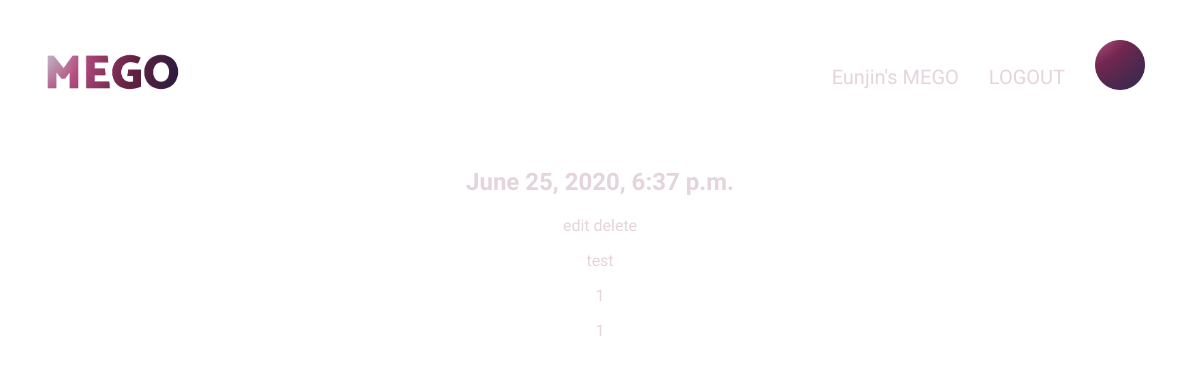
/MEgo/1/ (signed in), run on an earlier commit of the app's database.
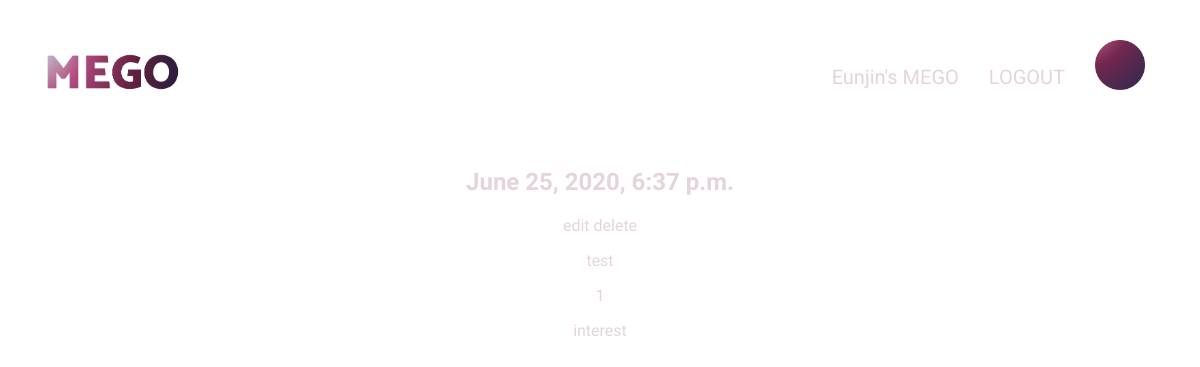
And on a later commit of the database.
### MEgo/models.py (models this page shows, shortened)
class Experience(models.Model):
    author = models.ForeignKey(settings.AUTH_USER_MODEL, on_delete=models.CASCADE, default='admin')
    input_date = models.DateTimeField(
            default=timezone.now)
    exp_date = models.DateTimeField(
            default=timezone.now)
    walks = models.IntegerField(blank=True, null=True)
    sleep = models.FloatField(blank=True, null=True)
    deep_sleep = models.FloatField(blank=True, null=True)
    heartbeat = models.IntegerField(blank=True, null=True)
    calorie = models.IntegerField(blank=True, null=True)
    distance = models.FloatField(blank=True, null=True)
    event = models.TextField()
    thoughts = models.TextField()
    emotion = models.TextField()
    importance = models.IntegerField()
    future = models.IntegerField(default=0)
    related_people = models.CharField(max_length=200, blank=True, null=True)
    related_place = models.CharField(max_length=200, blank=True, null=True)
    photo = models.ImageField(blank=True,upload_to=user_path)  # path based on the function and settings
    thumbnail_photo = models.ImageField(blank=True, upload_to=user_path) # it is not required field
    media_links = models.TextField(blank=True, null=True)
    emotion_color = models.CharField(max_length=100, default="", blank=True, null=True)

### MEgo/views.py (the view)
# urls.py: path('MEgo/<int:pk>/', views.experience_detail, name='experience_detail'),
@login_required
def experience_detail(request, pk):
    exp = get_object_or_404(Experience, pk=pk)
    return render(request, 'MEgo/experience_detail.html', {'exp':exp})

### MEgo/templates/MEgo/experience_detail.html (shortened to what this page needs)
{% extends 'MEgo/base.html' %}
{% load static %}
{% block content %}
    <div class="exp">
        <h2>{{ exp.exp_date }}</h2>
        <a href="{% url 'experience_edit' pk=exp.pk %}">edit</a>
        <a href="{% url 'experience_delete' pk=exp.pk %}">delete</a>
        <p>{{ exp.event|linebreaksbr }}</p>
        <p>{{ exp.thoughts|linebreaksbr }}</p>
        <p>{{ exp.emotion|linebreaksbr }}</p>
    </div>
{% endblock %}

What changed in the data, as far as the page shows it:
changed Experience "test": emotion "1" → "interest"
